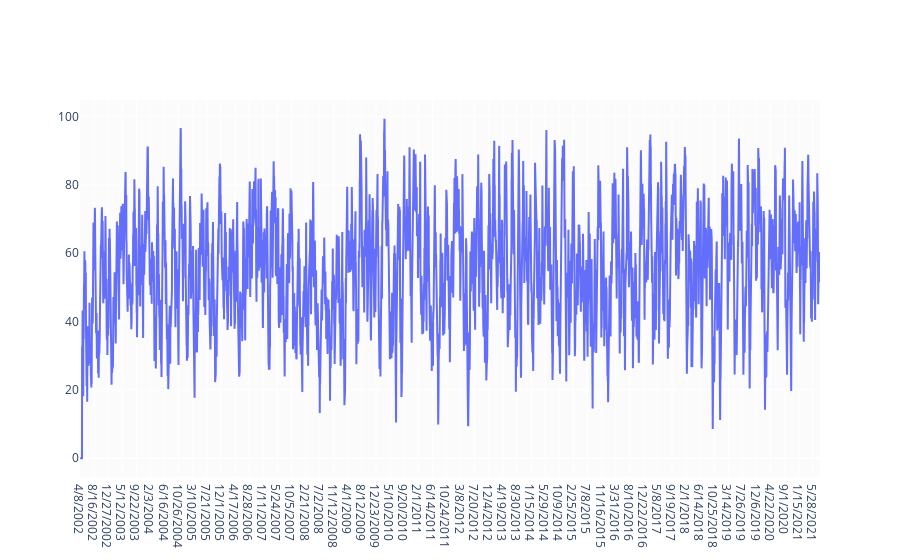

The notebook cell this image was saved under:
### Markdown cell above
#### Relative Strength Index

I'll add RSI indicator to predict whether a stock is overbought/oversold.

### Code cell
def relative_strength_idx(df, n=14):
    close = df['Close']
    delta = close.diff()
    delta = delta[1:]
    pricesUp = delta.copy()
    pricesDown = delta.copy()
    pricesUp[pricesUp < 0] = 0
    pricesDown[pricesDown > 0] = 0
    rollUp = pricesUp.rolling(n).mean()
    rollDown = pricesDown.abs().rolling(n).mean()
    rs = rollUp / rollDown
    rsi = 100.0 - (100.0 / (1.0 + rs))
    return rsi

df['RSI'] = relative_strength_idx(df).fillna(0)

fig = go.Figure(go.Scatter(x=df.Date, y=df.RSI, name='RSI'))
fig.show()

### Figure 1 — Plotly figure (JSON) as saved in the notebook; plotly's stock layout.template omitted (floating-point values rounded to 4 significant figures; data arrays with more than 128 entries replaced by an {"elided": "..."} marker saying what was removed)
{"data": [{"name": "RSI", "type": "scatter", "x": {"elided": "4832 str values"}, "y": {"elided": "4832 float values"}}], "layout": {}}
